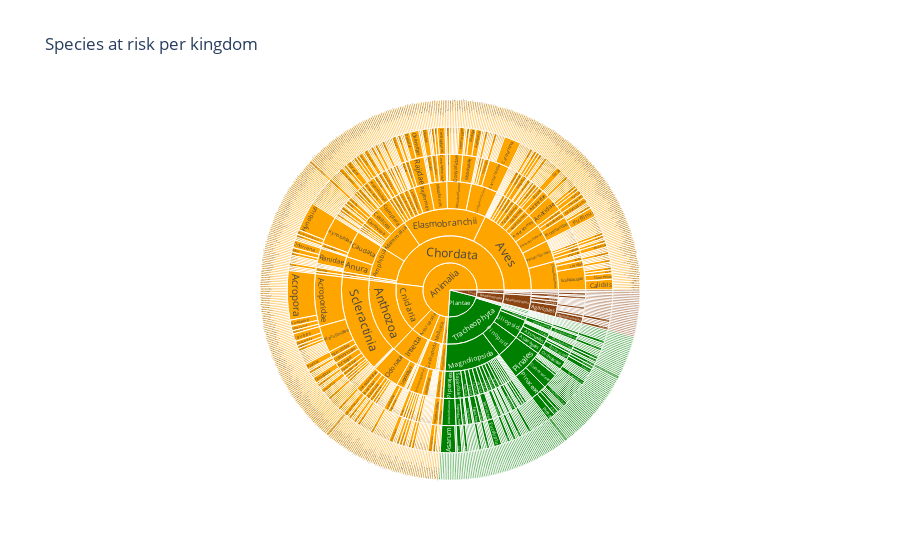

Write notebook code for a chart like this one.
### Code cell
# Graph 15 : Species at risk per Kingdom
fig = px.sunburst(filtered_biod_df,
    path=['kingdom', 'phylum', 'class', 'order', 'family', 'genus', 'species'],
    color='kingdom',
    color_discrete_map=kingdom_colors,
    title="Species at risk per kingdom")

fig.show()

### Figure 1 — Plotly figure (JSON) as saved in the notebook; plotly's stock layout.template omitted (floating-point values rounded to 4 significant figures; data arrays with more than 128 entries replaced by an {"elided": "..."} marker saying what was removed)
{"data": [{"branchvalues": "total", "customdata": {"elided": "1449x1 str values"}, "domain": {"x": [0, 1], "y": [0, 1]}, "hovertemplate": "labels=%{label}<br>count=%{value}<br>parent=%{parent}<br>id=%{id}<br>kingdom=%{customdata[0]}<extra></extra>", "ids": {"elided": "1449 str values"}, "labels": {"elided": "1449 str values"}, "marker": {"colors": {"elided": "1449 str values"}}, "name": "", "parents": {"elided": "1449 str values"}, "type": "sunburst", "values": {"elided": "1449 int values"}}], "layout": {"legend": {"tracegroupgap": 0}, "title": {"text": "Species at risk per kingdom"}}}
